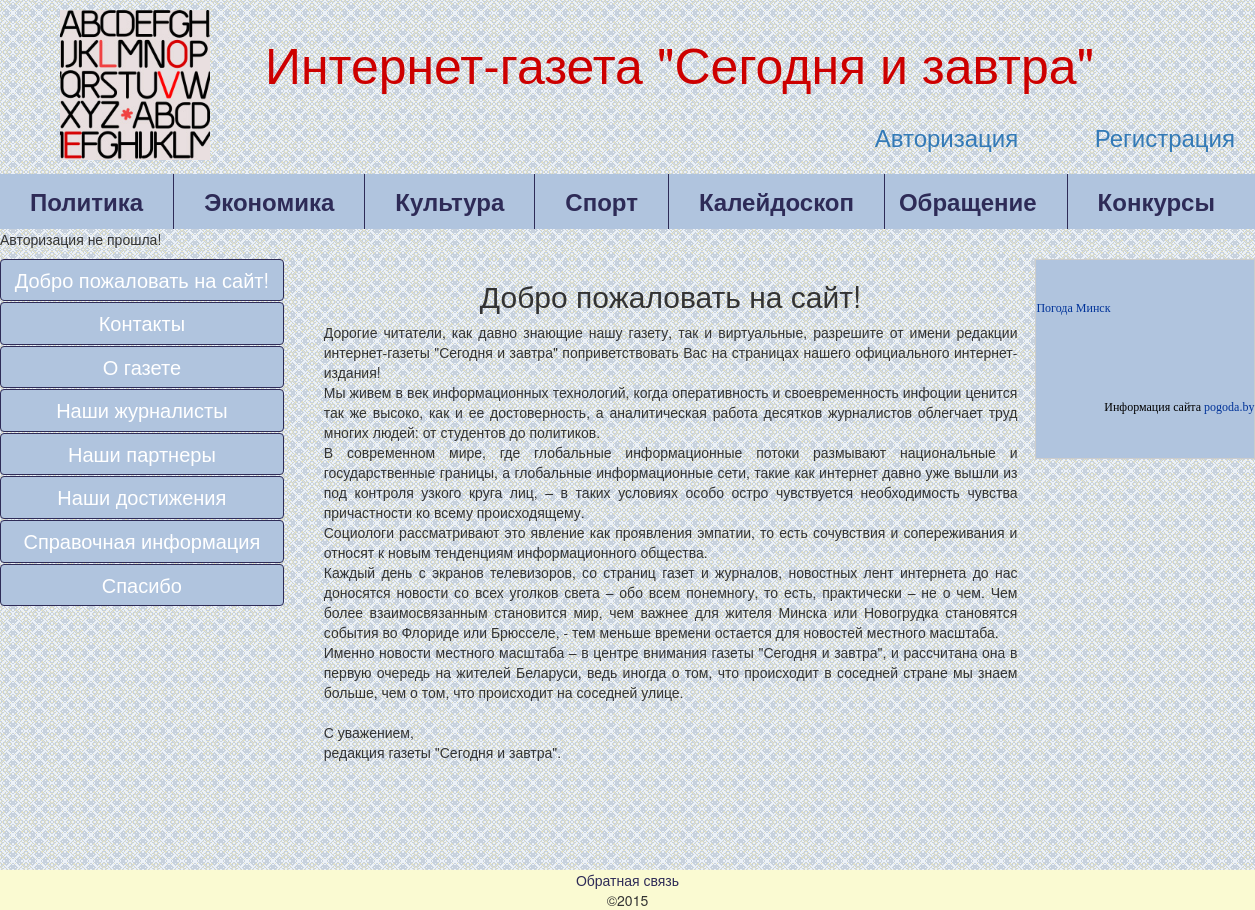
Before: / with the older database file.
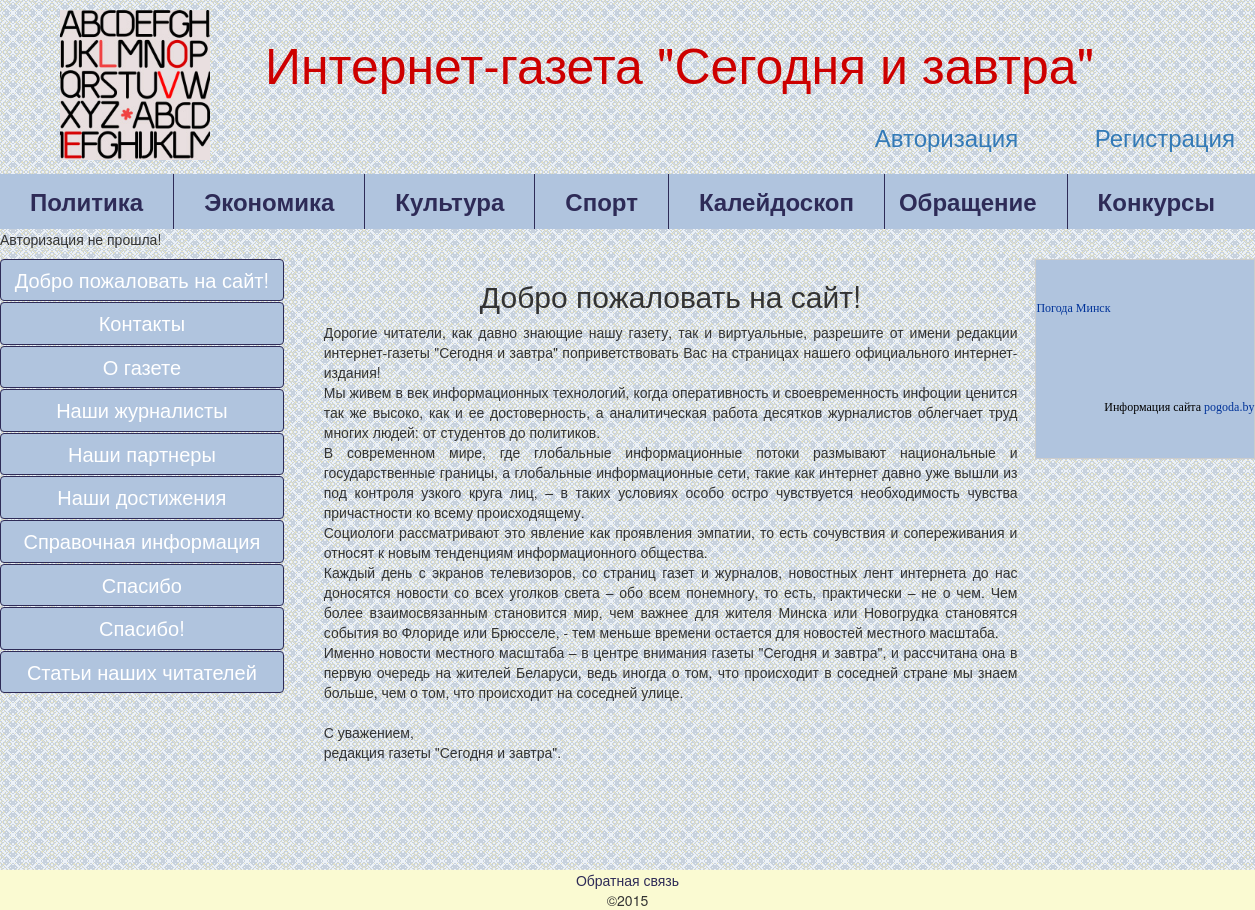
After: the same page with the newer database file.
### tables this page shows
CREATE TABLE IF NOT EXISTS `maintexts` (
  `id` int(11) NOT NULL AUTO_INCREMENT,
  `name` tinytext NOT NULL,
  `body` text NOT NULL,
  `url` tinytext NOT NULL,
  `showhide` enum('show','hide') NOT NULL DEFAULT 'show',
  `lang` enum('ru','en') NOT NULL DEFAULT 'ru',
  `putdate` datetime NOT NULL,
  PRIMARY KEY (`id`)
);

### class/Database.php (called while the page is built, shortened)
<?php
class Database{
	private $host = DB_HOST;
	private $user = DB_USER;
	private $pass = DB_PASS;
	private $dbname = DB_NAME;
	private $port = DB_PORT;
	private $dbh;
	private $stmt;
public function __construct(){
	$dsn = 'mysql:host=' . $this->host . ';port='.$this->port.';dbname=' . $this->dbname;
	$options = array(
		PDO::ATTR_ERRMODE=>PDO::ERRMODE_EXCEPTION
	);
	try{
		$this->dbh = new PDO($dsn, $this->user, $this->pass, $options);
		$this->query("SET NAMES 'utf8'");
		$this->execute();
	}
	catch(PDOException $e){
		$this->error = $e->getMessage();
	}
  }
 public function query($query){
    $this->stmt = $this->dbh->prepare($query);
}
	public function execute(){
		return $this->stmt->execute();
	}
	public function resultset(){
		$this->execute();
		return $this->stmt->fetchAll(PDO::FETCH_ASSOC);
	}
	public function single(){
		$this->execute();
		return $this->stmt->fetch(PDO::FETCH_ASSOC);
	}
}

### templates/top.php (the view, shortened to what this page needs)
<?php require_once('class/Database.php');?>
<!DOCTYPE html>
<html>
<head>
<link type="text/css" rel="stylesheet" href="media/bootstrap/css/bootstrap.min.css" />
<link type="text/css" rel="stylesheet" href="media/bootstrap/css/bootstrap.css" />
<link type="text/css" rel="stylesheet" href="media/css/styles.css" />
</head>
<body>
<div class="all">
<div class="header" id="header">
<div class="logotype"><img src="media/img/logotype.jpg" title="Логотип сайта" /></div>
<div class="title"><h1><a href="index.php?url=index">Интернет-газета "Сегодня и завтра"</a></h1></div>
</div>
<?php
if($_SESSION['id']){
?>
<div class="user"><a href="logout.php">Выход</a></div>
<div class="user"><a href="cabinet.php">Личный кабинет</a></div>
<?php
}
else{
?>
<div class="vhod"><a href="reg.php">Регистрация</a></div>
<div class="login"><a href="login.php">Авторизация</a></div>
<?php
}
?>
<div class="content">
<div class="top_menu">
<div class="menu_item"><a href="#">Политика</a>
</div>
<div class="menu_item">
	<a href="#">Экономика</a>
</div>
<div class="menu_item"><a href="#">Культура</a>
</div>
<div class="menu_item"><a href="#">Спорт</a>
</div>
<div class="menu_item"><a href="#">Калейдоскоп</a>
</div>
<div class="menu_item"><a href="#">Обращение</a>
</div>
<div class="menu_item"><a href="#">Конкурсы</a></div>
</div>
<?php
if ($_SESSION['id']){
}
else{
	echo "Авторизация не прошла!";
}
?>
<div class="vrezka"></div>
<div class="col-md-3">
<?php
$database = new Database();
$database->query("select * from maintexts where showhide='show'");
$rows = $database->resultset();
foreach ($rows as $key=>$value){
?>
<a href="index.php?url=<?=$value['url']?>" class="btn btn-primary block"><?=$value['name']?></a>
<?php
}
?>
</div>
<div class="col-md-5">

### index.php
<?php require_once('templates/top.php');
		if($_GET['url']){
			$file=$_GET['url'];
		}
		else{
			$file='index';
		}
	$database = new Database();
	$query = "select * from maintexts where url='$file'";
	$database->query($query);
	$rows = $database->single();
   echo "<h2>".$rows['name']."</h2>";
   echo $rows['body'];
?>
<?php require_once('templates/bottom.php');
?>

### templates/bottom.php (shortened to what this page needs)
</div>
<div class="col-md-4">
<table width="220" height="200" style="background-color:#B0C4DE; border: #cccccc 1px solid; font-family:Tahoma; font-size:12px; color:#000000;" cellpadding="2" cellspacing="0">
<tr><td><a href="http://6.pogoda.by/26850" style="font-family:Tahoma; font-size:12px; color:#003399;" title="Погода Минск на 6 дней - Гидрометцентр РБ" target="_blank">Погода Минск</a>
</td></tr>
<tr><td align="right">Информация сайта <a href="http://www.pogoda.by" target="_blank" style="font-family:Tahoma; font-size:12px; color:#003399;">pogoda.by</a>
</td></tr>
</table>
</div>
</div>
</div>
<div class="footer">
<a href="mailto:purum_p91@mail">Обратная связь</a><br/>
&copy;2015
</div>
</body>
</html>

### media/css/styles.css (style rules this page uses)
body { margin:0;padding:0;min-height:100% }
table { float:right;position:relative;margin-right:-43px }
.all { display:table;height:100%;width:100% }
.header { height:120px; background:url(../img/bkgr_header.gif) }
.logotype { float:left;vertical-align:middle;padding-top:10px;padding-left:60px; }
.logotype img { height:150px }
.title { float:left;width:870px;margin-left:55px;padding-top:15px }
.title h1 a { color:#cd0000;padding:0;margin:0;font-size:50px }
.vhod { float:right;margin-right:20px;margin-bottom:20px;font-size:24px }
.login { width:200px;float:right;margin-right:20px;margin-bottom:10px;font-size:24px }
.top_menu { width:100%;margin:0 auto;background:#B0C4DE;display:-moz-box;display:-webkit-flex;display:flex; }
.top_menu a { padding:10px 10px;position:relative;text-align:center;color:#2E2B57;font-size:24px;text-decoration:none;font-weight:bolder;-moz-box-flex:1;-webkit-flex:1;flex:1;display:table-cell;border-right:1px solid #2E2B57; }
.top_menu a:last-child { border:none }
.menu_item { margin:0px;max-width:200px;position:relative; z-index:1000;text-align:center;display:table-cell;text-align:center; vertical-align:middle; }
.menu_item a { text-decoration:none;color:#2E2B57;display:table-cell;vertical-align:middle;padding:10px 30px;-moz-box-flex:1;-webkit-flex:1;flex:1; }
.col-md-3 { position:relative;margin-left:-15px; }
.col-md-3 a { display:block;font-size:20px;color:#fff;text-align:center }
.col-md-5 { text-align:justify;margin-left: 10px;margin-right: -10px; }
.col-md-5 h2 { text-align:center }
.vrezka { width:100;height:10px;background:url(../img/bkgr_header.gif) }
.content { background:url(../img/bkgr_header.gif);height:750px }
.footer { background-color:#FAFAD2;text-align:center; }
.footer a { color:#2E2B57;text-decoration:none; }

Changed rows visible on the page:
added maintexts: name "Спасибо!"
added maintexts: name "Статьи наших читателей"
